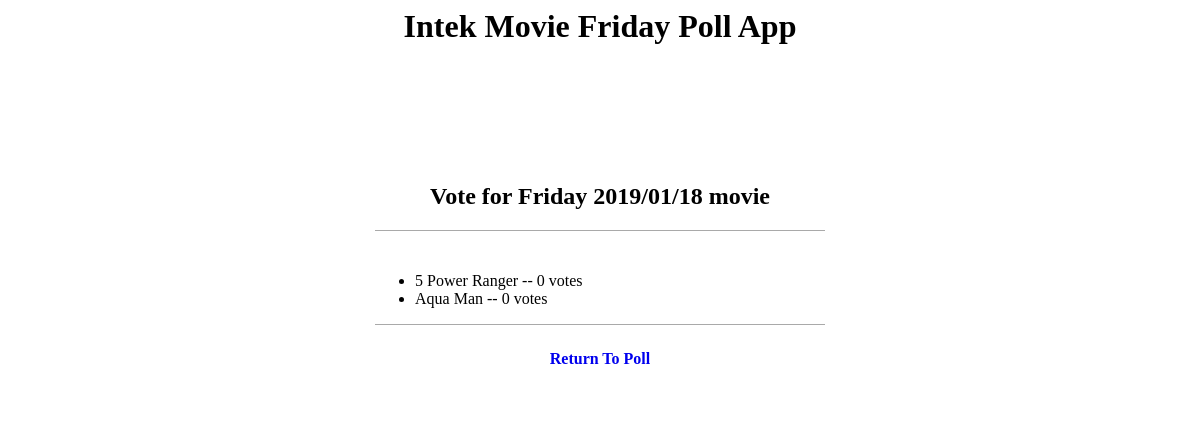
The page /moviepoll/2/results/ on the database its author committed.
### moviepoll/models.py (models this page shows, shortened)
class Question(models.Model):
    question_text = models.CharField(max_length=200)
    pub_date = models.DateTimeField('date published')

class Choice(models.Model):
    question = models.ForeignKey(Question, on_delete=models.CASCADE)
    choice_text = models.CharField(max_length=200)
    votes = models.IntegerField(default=0)

### moviepoll/views.py (the view)
# urls.py: path('<int:pk>/results/', views.ResultsView.as_view(), name='results'),
class ResultsView(generic.DetailView):
    model = Question
    template_name = 'moviepoll/results.html'

### moviepoll/templates/moviepoll/results.html (shortened to what this page needs)
{% load static %}
<link href="{% static 'moviepoll/style.css' %}" rel="stylesheet"
      type="text/css">
<body>
<header>
    <h1 style="background-color: white;
                   text-align: center">Intek Movie Friday Poll App</h1>
</header>
<main>
    <div class="poll">
        <div class="poll__list">
            <div class="poll__header">
                <h2 style="text-align: center">{{ question.question_text }}
                </h2>
            </div>
            <div class="poll__body">
                <ul>
                {% for choice in question.choice_set.all %}
                    <li>{{ choice.choice_text }} -- {{ choice.votes }}
                        vote{{ choice.votes|pluralize }}</li>
                {% endfor %}
                </ul>
            </div>
            <div class="poll--result__footer">
                <a href="{% url 'moviepoll:detail' question.id %}"
                   style="text-decoration: none"><b>Return To Poll</b></a>
            </div>
        </div>
    </div>
</main>
</body>

### moviepoll/static/moviepoll/style.css (style rules this page uses)
body { background: white url("images/snowhouse.gif") no-repeat center fixed; background-size: cover; }
.poll { display: flex; justify-content: center; margin-top: 10%; }
.poll__list { border-color: black; border-radius: 10px; background: white; width: 500px; height: auto; display: flex; flex-direction: column; justify-content: center; }
.poll__header { width: 90%; margin-bottom: 5%; margin-right: auto; margin-left: auto; border-bottom: 1px darkgray solid; }
.poll__body { width: 90%; display: flex; flex-direction: column; margin-bottom: 5%; margin-right: auto; margin-left: auto; border-bottom: 1px darkgray solid; }
.poll--result__footer { width: 90%; margin-bottom: 5%; margin-right: auto; margin-left: auto; text-align: center; }

### rows shown on the page
Question: question_text "Vote for Friday 2019/01/18 movie"
Choice: choice_text "5 Power Ranger", votes "0"
Choice: choice_text "Aqua Man", votes "0"
